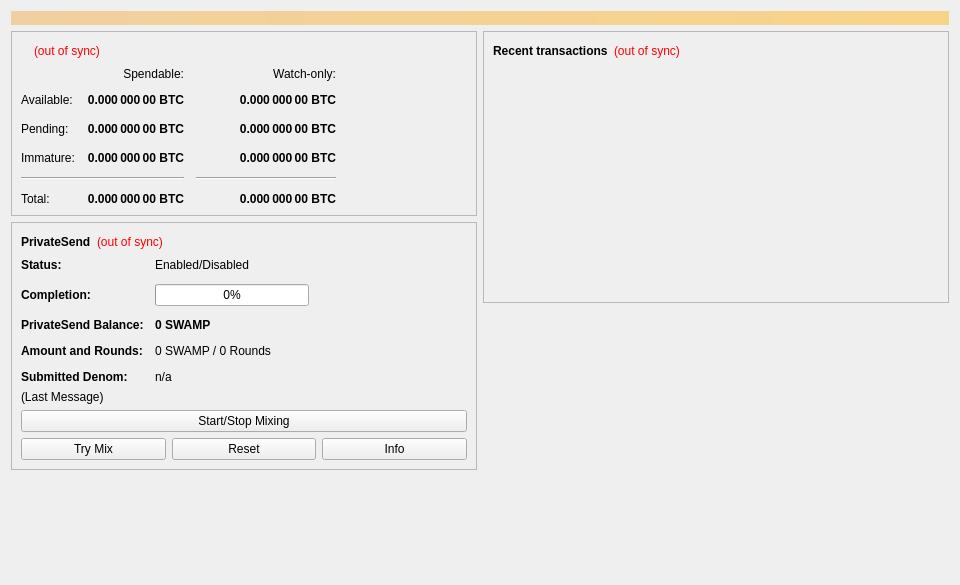
<?xml version="1.0" encoding="UTF-8"?>
<ui version="4.0">
 <class>OverviewPage</class>
 <widget class="QWidget" name="OverviewPage">
  <property name="geometry">
   <rect>
    <x>0</x>
    <y>0</y>
    <width>960</width>
    <height>585</height>
   </rect>
  </property>
  <property name="minimumSize">
   <size>
    <width>960</width>
    <height>0</height>
   </size>
  </property>
  <property name="windowTitle">
   <string>Form</string>
  </property>
  <layout class="QVBoxLayout" name="topLayout">
   <item>
    <widget class="QLabel" name="labelAlerts">
     <property name="visible">
      <bool>false</bool>
     </property>
     <property name="styleSheet">
      <string notr="true">QLabel { background-color: qlineargradient(x1: 0, y1: 0, x2: 1, y2: 0, stop:0 #F0D0A0, stop:1 #F8D488); color:#000000; }</string>
     </property>
     <property name="wordWrap">
      <bool>true</bool>
     </property>
     <property name="margin">
      <number>3</number>
     </property>
     <property name="textInteractionFlags">
      <set>Qt::TextSelectableByMouse</set>
     </property>
    </widget>
   </item>
   <item>
    <layout class="QHBoxLayout" name="horizontalLayout" stretch="1,1">
     <item>
      <layout class="QVBoxLayout" name="verticalLayout_2">
       <item>
        <widget class="QFrame" name="frame">
         <property name="frameShape">
          <enum>QFrame::StyledPanel</enum>
         </property>
         <property name="frameShadow">
          <enum>QFrame::Raised</enum>
         </property>
         <layout class="QVBoxLayout" name="verticalLayout_4">
          <item>
           <layout class="QHBoxLayout" name="horizontalLayout_4">
            <item>
             <widget class="QLabel" name="label_5">
              <property name="font">
               <font>
                <weight>75</weight>
                <bold>true</bold>
               </font>
              </property>
              <property name="text">
               <string/>
              </property>
             </widget>
            </item>
            <item>
             <widget class="QLabel" name="labelWalletStatus">
              <property name="toolTip">
               <string>The displayed information may be out of date. Your wallet automatically synchronizes with the Swamp network after a connection is established, but this process has not completed yet.</string>
              </property>
              <property name="styleSheet">
               <string notr="true">QLabel { color: red; }</string>
              </property>
              <property name="text">
               <string notr="true">(out of sync)</string>
              </property>
              <property name="alignment">
               <set>Qt::AlignLeading|Qt::AlignLeft|Qt::AlignVCenter</set>
              </property>
             </widget>
            </item>
            <item>
             <spacer name="horizontalSpacer_3">
              <property name="orientation">
               <enum>Qt::Horizontal</enum>
              </property>
              <property name="sizeHint" stdset="0">
               <size>
                <width>40</width>
                <height>20</height>
               </size>
              </property>
             </spacer>
            </item>
           </layout>
          </item>
          <item>
           <layout class="QGridLayout" name="gridLayout">
            <property name="spacing">
             <number>12</number>
            </property>
            <item row="2" column="2">
             <widget class="QLabel" name="labelWatchPending">
              <property name="font">
               <font>
                <weight>75</weight>
                <bold>true</bold>
               </font>
              </property>
              <property name="cursor">
               <cursorShape>IBeamCursor</cursorShape>
              </property>
              <property name="toolTip">
               <string>Unconfirmed transactions to watch-only addresses</string>
              </property>
              <property name="text">
               <string notr="true">0.000 000 00 BTC</string>
              </property>
              <property name="alignment">
               <set>Qt::AlignRight|Qt::AlignTrailing|Qt::AlignVCenter</set>
              </property>
              <property name="textInteractionFlags">
               <set>Qt::LinksAccessibleByMouse|Qt::TextSelectableByKeyboard|Qt::TextSelectableByMouse</set>
              </property>
             </widget>
            </item>
            <item row="2" column="1">
             <widget class="QLabel" name="labelUnconfirmed">
              <property name="font">
               <font>
                <weight>75</weight>
                <bold>true</bold>
               </font>
              </property>
              <property name="cursor">
               <cursorShape>IBeamCursor</cursorShape>
              </property>
              <property name="toolTip">
               <string>Total of transactions that have yet to be confirmed, and do not yet count toward the spendable balance</string>
              </property>
              <property name="text">
               <string notr="true">0.000 000 00 BTC</string>
              </property>
              <property name="alignment">
               <set>Qt::AlignRight|Qt::AlignTrailing|Qt::AlignVCenter</set>
              </property>
              <property name="textInteractionFlags">
               <set>Qt::LinksAccessibleByMouse|Qt::TextSelectableByKeyboard|Qt::TextSelectableByMouse</set>
              </property>
             </widget>
            </item>
            <item row="3" column="2">
             <widget class="QLabel" name="labelWatchImmature">
              <property name="font">
               <font>
                <weight>75</weight>
                <bold>true</bold>
               </font>
              </property>
              <property name="cursor">
               <cursorShape>IBeamCursor</cursorShape>
              </property>
              <property name="toolTip">
               <string>Mined balance in watch-only addresses that has not yet matured</string>
              </property>
              <property name="text">
               <string notr="true">0.000 000 00 BTC</string>
              </property>
              <property name="alignment">
               <set>Qt::AlignRight|Qt::AlignTrailing|Qt::AlignVCenter</set>
              </property>
              <property name="textInteractionFlags">
               <set>Qt::LinksAccessibleByMouse|Qt::TextSelectableByKeyboard|Qt::TextSelectableByMouse</set>
              </property>
             </widget>
            </item>
            <item row="4" column="0" colspan="2">
             <widget class="Line" name="lineSpendableBalance">
              <property name="orientation">
               <enum>Qt::Horizontal</enum>
              </property>
             </widget>
            </item>
            <item row="4" column="2">
             <widget class="Line" name="lineWatchBalance">
              <property name="sizePolicy">
               <sizepolicy hsizetype="Preferred" vsizetype="Fixed">
                <horstretch>0</horstretch>
                <verstretch>0</verstretch>
               </sizepolicy>
              </property>
              <property name="minimumSize">
               <size>
                <width>140</width>
                <height>0</height>
               </size>
              </property>
              <property name="orientation">
               <enum>Qt::Horizontal</enum>
              </property>
             </widget>
            </item>
            <item row="5" column="0">
             <widget class="QLabel" name="labelTotalText">
              <property name="text">
               <string>Total:</string>
              </property>
             </widget>
            </item>
            <item row="3" column="1">
             <widget class="QLabel" name="labelImmature">
              <property name="font">
               <font>
                <weight>75</weight>
                <bold>true</bold>
               </font>
              </property>
              <property name="cursor">
               <cursorShape>IBeamCursor</cursorShape>
              </property>
              <property name="toolTip">
               <string>Mined balance that has not yet matured</string>
              </property>
              <property name="text">
               <string notr="true">0.000 000 00 BTC</string>
              </property>
              <property name="alignment">
               <set>Qt::AlignRight|Qt::AlignTrailing|Qt::AlignVCenter</set>
              </property>
              <property name="textInteractionFlags">
               <set>Qt::LinksAccessibleByMouse|Qt::TextSelectableByKeyboard|Qt::TextSelectableByMouse</set>
              </property>
             </widget>
            </item>
            <item row="2" column="3">
             <spacer name="horizontalSpacer_2">
              <property name="orientation">
               <enum>Qt::Horizontal</enum>
              </property>
              <property name="sizeHint" stdset="0">
               <size>
                <width>40</width>
                <height>20</height>
               </size>
              </property>
             </spacer>
            </item>
            <item row="3" column="0">
             <widget class="QLabel" name="labelImmatureText">
              <property name="text">
               <string>Immature:</string>
              </property>
             </widget>
            </item>
            <item row="5" column="1">
             <widget class="QLabel" name="labelTotal">
              <property name="font">
               <font>
                <weight>75</weight>
                <bold>true</bold>
               </font>
              </property>
              <property name="cursor">
               <cursorShape>IBeamCursor</cursorShape>
              </property>
              <property name="toolTip">
               <string>Your current total balance</string>
              </property>
              <property name="text">
               <string notr="true">0.000 000 00 BTC</string>
              </property>
              <property name="alignment">
               <set>Qt::AlignRight|Qt::AlignTrailing|Qt::AlignVCenter</set>
              </property>
              <property name="textInteractionFlags">
               <set>Qt::LinksAccessibleByMouse|Qt::TextSelectableByKeyboard|Qt::TextSelectableByMouse</set>
              </property>
             </widget>
            </item>
            <item row="5" column="2">
             <widget class="QLabel" name="labelWatchTotal">
              <property name="font">
               <font>
                <weight>75</weight>
                <bold>true</bold>
               </font>
              </property>
              <property name="cursor">
               <cursorShape>IBeamCursor</cursorShape>
              </property>
              <property name="toolTip">
               <string>Current total balance in watch-only addresses</string>
              </property>
              <property name="text">
               <string notr="true">0.000 000 00 BTC</string>
              </property>
              <property name="alignment">
               <set>Qt::AlignRight|Qt::AlignTrailing|Qt::AlignVCenter</set>
              </property>
              <property name="textInteractionFlags">
               <set>Qt::LinksAccessibleByMouse|Qt::TextSelectableByKeyboard|Qt::TextSelectableByMouse</set>
              </property>
             </widget>
            </item>
            <item row="0" column="2">
             <widget class="QLabel" name="labelWatchonly">
              <property name="text">
               <string>Watch-only:</string>
              </property>
              <property name="alignment">
               <set>Qt::AlignRight|Qt::AlignTrailing|Qt::AlignVCenter</set>
              </property>
             </widget>
            </item>
            <item row="1" column="0">
             <widget class="QLabel" name="labelBalanceText">
              <property name="text">
               <string>Available:</string>
              </property>
             </widget>
            </item>
            <item row="1" column="1">
             <widget class="QLabel" name="labelBalance">
              <property name="font">
               <font>
                <weight>75</weight>
                <bold>true</bold>
               </font>
              </property>
              <property name="cursor">
               <cursorShape>IBeamCursor</cursorShape>
              </property>
              <property name="toolTip">
               <string>Your current spendable balance</string>
              </property>
              <property name="text">
               <string notr="true">0.000 000 00 BTC</string>
              </property>
              <property name="alignment">
               <set>Qt::AlignRight|Qt::AlignTrailing|Qt::AlignVCenter</set>
              </property>
              <property name="textInteractionFlags">
               <set>Qt::LinksAccessibleByMouse|Qt::TextSelectableByKeyboard|Qt::TextSelectableByMouse</set>
              </property>
             </widget>
            </item>
            <item row="1" column="2">
             <widget class="QLabel" name="labelWatchAvailable">
              <property name="font">
               <font>
                <weight>75</weight>
                <bold>true</bold>
               </font>
              </property>
              <property name="cursor">
               <cursorShape>IBeamCursor</cursorShape>
              </property>
              <property name="toolTip">
               <string>Your current balance in watch-only addresses</string>
              </property>
              <property name="text">
               <string notr="true">0.000 000 00 BTC</string>
              </property>
              <property name="alignment">
               <set>Qt::AlignRight|Qt::AlignTrailing|Qt::AlignVCenter</set>
              </property>
              <property name="textInteractionFlags">
               <set>Qt::LinksAccessibleByMouse|Qt::TextSelectableByKeyboard|Qt::TextSelectableByMouse</set>
              </property>
             </widget>
            </item>
            <item row="2" column="0">
             <widget class="QLabel" name="labelPendingText">
              <property name="text">
               <string>Pending:</string>
              </property>
             </widget>
            </item>
            <item row="0" column="1">
             <widget class="QLabel" name="labelSpendable">
              <property name="text">
               <string>Spendable:</string>
              </property>
              <property name="alignment">
               <set>Qt::AlignRight|Qt::AlignTrailing|Qt::AlignVCenter</set>
              </property>
             </widget>
            </item>
           </layout>
          </item>
         </layout>
        </widget>
       </item>
       <item>
        <widget class="QFrame" name="framePrivateSend">
         <property name="layoutDirection">
          <enum>Qt::LeftToRight</enum>
         </property>
         <property name="frameShape">
          <enum>QFrame::StyledPanel</enum>
         </property>
         <property name="frameShadow">
          <enum>QFrame::Raised</enum>
         </property>
         <layout class="QVBoxLayout" name="VerticalLayout_PS1">
          <item>
           <layout class="QHBoxLayout" name="horizontalLayout_5">
            <item>
             <widget class="QLabel" name="labelPrivateSendHeader">
              <property name="font">
               <font>
                <weight>75</weight>
                <bold>true</bold>
               </font>
              </property>
              <property name="text">
               <string>PrivateSend</string>
              </property>
             </widget>
            </item>
            <item>
             <widget class="QLabel" name="labelPrivateSendSyncStatus">
              <property name="toolTip">
               <string>The displayed information may be out of date. Your wallet automatically synchronizes with the Swamp network after a connection is established, but this process has not completed yet.</string>
              </property>
              <property name="styleSheet">
               <string notr="true">QLabel { color: red; }</string>
              </property>
              <property name="text">
               <string notr="true">(out of sync)</string>
              </property>
              <property name="alignment">
               <set>Qt::AlignLeading|Qt::AlignLeft|Qt::AlignVCenter</set>
              </property>
             </widget>
            </item>
            <item>
             <spacer name="horizontalSpacer_4">
              <property name="orientation">
               <enum>Qt::Horizontal</enum>
              </property>
              <property name="sizeHint" stdset="0">
               <size>
                <width>40</width>
                <height>20</height>
               </size>
              </property>
             </spacer>
            </item>
           </layout>
          </item>
          <item>
           <layout class="QFormLayout" name="privateSendFormLayout">
            <property name="fieldGrowthPolicy">
             <enum>QFormLayout::AllNonFixedFieldsGrow</enum>
            </property>
            <property name="horizontalSpacing">
             <number>11</number>
            </property>
            <property name="verticalSpacing">
             <number>12</number>
            </property>
            <item row="0" column="0">
             <widget class="QLabel" name="labelPrivateSendEnabledText">
              <property name="text">
               <string>&lt;html&gt;&lt;head/&gt;&lt;body&gt;&lt;p&gt;&lt;span style=&quot; font-weight:600; color:#000000;&quot;&gt;Status:&lt;/span&gt;&lt;/p&gt;&lt;/body&gt;&lt;/html&gt;</string>
              </property>
             </widget>
            </item>
            <item row="0" column="1">
             <widget class="QLabel" name="labelPrivateSendEnabled">
              <property name="text">
               <string>Enabled/Disabled</string>
              </property>
             </widget>
            </item>
            <item row="1" column="0">
             <widget class="QLabel" name="labelCompletitionText">
              <property name="text">
               <string>&lt;html&gt;&lt;head/&gt;&lt;body&gt;&lt;p&gt;&lt;span style=&quot; font-weight:600; color:#000000;&quot;&gt;Completion:&lt;/span&gt;&lt;/p&gt;&lt;/body&gt;&lt;/html&gt;</string>
              </property>
             </widget>
            </item>
            <item row="1" column="1">
             <widget class="QProgressBar" name="privateSendProgress">
              <property name="maximumSize">
               <size>
                <width>154</width>
                <height>16777215</height>
               </size>
              </property>
              <property name="value">
               <number>0</number>
              </property>
             </widget>
            </item>
            <item row="2" column="0">
             <widget class="QLabel" name="labelAnonymizedText">
              <property name="text">
               <string>&lt;html&gt;&lt;head/&gt;&lt;body&gt;&lt;p&gt;&lt;span style=&quot; font-weight:600; color:#000000;&quot;&gt;PrivateSend Balance:&lt;/span&gt;&lt;/p&gt;&lt;/body&gt;&lt;/html&gt;</string>
              </property>
             </widget>
            </item>
            <item row="2" column="1">
             <widget class="QLabel" name="labelAnonymized">
              <property name="font">
               <font>
                <weight>75</weight>
                <bold>true</bold>
               </font>
              </property>
              <property name="text">
               <string notr="true">0 SWAMP</string>
              </property>
             </widget>
            </item>
            <item row="3" column="0">
             <widget class="QLabel" name="labelAmountAndRoundsText">
              <property name="text">
               <string>&lt;html&gt;&lt;head/&gt;&lt;body&gt;&lt;p&gt;&lt;span style=&quot; font-weight:600; color:#000000;&quot;&gt;Amount and Rounds:&lt;/span&gt;&lt;/p&gt;&lt;/body&gt;&lt;/html&gt;</string>
              </property>
             </widget>
            </item>
            <item row="3" column="1">
             <widget class="QLabel" name="labelAmountRounds">
              <property name="text">
               <string>0 SWAMP / 0 Rounds</string>
              </property>
             </widget>
            </item>
            <item row="4" column="0">
             <widget class="QLabel" name="labelSubmittedDenomText">
              <property name="text">
               <string>&lt;html&gt;&lt;head/&gt;&lt;body&gt;&lt;p&gt;&lt;span style=&quot; font-weight:600; color:#000000;&quot;&gt;Submitted Denom:&lt;/span&gt;&lt;/p&gt;&lt;/body&gt;&lt;/html&gt;</string>
              </property>
             </widget>
            </item>
            <item row="4" column="1">
             <widget class="QLabel" name="labelSubmittedDenom">
              <property name="toolTip">
               <string>The denominations you submitted to the Masternode.&lt;br&gt;To mix, other users must submit the exact same denominations.</string>
              </property>
              <property name="text">
               <string>n/a</string>
              </property>
             </widget>
            </item>
           </layout>
          </item>
          <item>
           <layout class="QVBoxLayout" name="VerticalLayout_PS">
            <item>
             <widget class="QLabel" name="labelPrivateSendLastMessage">
              <property name="text">
               <string>(Last Message)</string>
              </property>
              <property name="alignment">
               <set>Qt::AlignLeading|Qt::AlignLeft|Qt::AlignTop</set>
              </property>
              <property name="wordWrap">
               <bool>true</bool>
              </property>
             </widget>
            </item>
            <item>
             <widget class="QPushButton" name="togglePrivateSend">
              <property name="sizePolicy">
               <sizepolicy hsizetype="MinimumExpanding" vsizetype="Fixed">
                <horstretch>0</horstretch>
                <verstretch>0</verstretch>
               </sizepolicy>
              </property>
              <property name="text">
               <string>Start/Stop Mixing</string>
              </property>
             </widget>
            </item>
            <item>
             <layout class="QHBoxLayout" name="horizontalLayout_debugbuttons">
              <item>
               <widget class="QPushButton" name="privateSendAuto">
                <property name="sizePolicy">
                 <sizepolicy hsizetype="MinimumExpanding" vsizetype="Fixed">
                  <horstretch>0</horstretch>
                  <verstretch>0</verstretch>
                 </sizepolicy>
                </property>
                <property name="toolTip">
                 <string>Try to manually submit a PrivateSend request.</string>
                </property>
                <property name="text">
                 <string>Try Mix</string>
                </property>
               </widget>
              </item>
              <item>
               <widget class="QPushButton" name="privateSendReset">
                <property name="sizePolicy">
                 <sizepolicy hsizetype="MinimumExpanding" vsizetype="Fixed">
                  <horstretch>0</horstretch>
                  <verstretch>0</verstretch>
                 </sizepolicy>
                </property>
                <property name="toolTip">
                 <string>Reset the current status of PrivateSend (can interrupt PrivateSend if it's in the process of Mixing, which can cost you money!)</string>
                </property>
                <property name="autoFillBackground">
                 <bool>false</bool>
                </property>
                <property name="text">
                 <string>Reset</string>
                </property>
               </widget>
              </item>
              <item>
               <widget class="QPushButton" name="privateSendInfo">
                <property name="sizePolicy">
                 <sizepolicy hsizetype="MinimumExpanding" vsizetype="Fixed">
                  <horstretch>0</horstretch>
                  <verstretch>0</verstretch>
                 </sizepolicy>
                </property>
                <property name="toolTip">
                 <string>Information about PrivateSend and Mixing</string>
                </property>
                <property name="text">
                 <string>Info</string>
                </property>
               </widget>
              </item>
             </layout>
            </item>
           </layout>
          </item>
         </layout>
        </widget>
       </item>
       <item>
        <spacer name="verticalSpacer">
         <property name="orientation">
          <enum>Qt::Vertical</enum>
         </property>
         <property name="sizeHint" stdset="0">
          <size>
           <width>20</width>
           <height>40</height>
          </size>
         </property>
        </spacer>
       </item>
      </layout>
     </item>
     <item>
      <layout class="QVBoxLayout" name="verticalLayout_3">
       <item>
        <widget class="QFrame" name="frame_2">
         <property name="frameShape">
          <enum>QFrame::StyledPanel</enum>
         </property>
         <property name="frameShadow">
          <enum>QFrame::Raised</enum>
         </property>
         <layout class="QVBoxLayout" name="verticalLayout">
          <item>
           <layout class="QHBoxLayout" name="horizontalLayout_2">
            <item>
             <widget class="QLabel" name="label_4">
              <property name="font">
               <font>
                <weight>75</weight>
                <bold>true</bold>
               </font>
              </property>
              <property name="text">
               <string>Recent transactions</string>
              </property>
             </widget>
            </item>
            <item>
             <widget class="QLabel" name="labelTransactionsStatus">
              <property name="toolTip">
               <string>The displayed information may be out of date. Your wallet automatically synchronizes with the Swamp network after a connection is established, but this process has not completed yet.</string>
              </property>
              <property name="styleSheet">
               <string notr="true">QLabel { color: red; }</string>
              </property>
              <property name="text">
               <string notr="true">(out of sync)</string>
              </property>
              <property name="alignment">
               <set>Qt::AlignLeading|Qt::AlignLeft|Qt::AlignVCenter</set>
              </property>
             </widget>
            </item>
            <item>
             <spacer name="horizontalSpacer">
              <property name="orientation">
               <enum>Qt::Horizontal</enum>
              </property>
              <property name="sizeHint" stdset="0">
               <size>
                <width>40</width>
                <height>20</height>
               </size>
              </property>
             </spacer>
            </item>
           </layout>
          </item>
          <item>
           <widget class="QListView" name="listTransactions">
            <property name="styleSheet">
             <string notr="true">QListView { background: transparent; }</string>
            </property>
            <property name="frameShape">
             <enum>QFrame::NoFrame</enum>
            </property>
            <property name="verticalScrollBarPolicy">
             <enum>Qt::ScrollBarAlwaysOff</enum>
            </property>
            <property name="horizontalScrollBarPolicy">
             <enum>Qt::ScrollBarAlwaysOff</enum>
            </property>
            <property name="selectionMode">
             <enum>QAbstractItemView::NoSelection</enum>
            </property>
           </widget>
          </item>
         </layout>
        </widget>
       </item>
       <item>
        <spacer name="verticalSpacer_2">
         <property name="orientation">
          <enum>Qt::Vertical</enum>
         </property>
         <property name="sizeHint" stdset="0">
          <size>
           <width>20</width>
           <height>40</height>
          </size>
         </property>
        </spacer>
       </item>
      </layout>
     </item>
    </layout>
   </item>
  </layout>
 </widget>
 <resources/>
 <connections/>
</ui>
